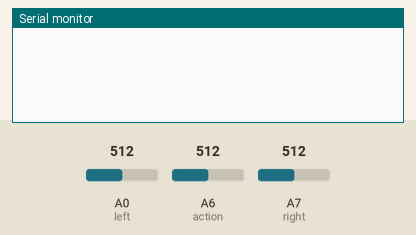
Bench run of a sketch on a simulated Arduino Pro Mini, built with avr-gcc and run on an emulated ATmega328P. Parts: the last lines printed to the serial monitor. The test bench sets the inputs (shaded band); at power-on: A6 (action) = 512, A0 (left) = 512, A7 (right) = 512. Random numbers use the default seed unless the sketch sets one.

Above: at 1.2 s.
1.3 s: A6 (action) set to 690
2.8 s: A6 (action) set to 718
At 3.55 s:
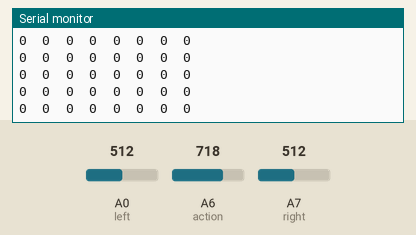
At 4.56 s:
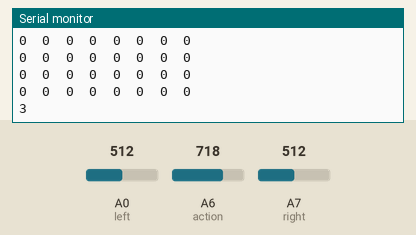

The sketch:

Galaga.ino
```cpp
//Arduino Pro Mini 3.3V 8MHz
const int r8 = 13;
const int r7 = 8;
const int r6 = A1;
const int r5 = 10;
const int r4 = 4;
const int r3 = A2;
const int r2 = 3;
const int r1 = A4;

const int c8 = 9;
const int c7 = 2;
const int c6 = A5;
const int c5 = 12;
const int c4 = A3;
const int c3 = 11;
const int c2 = 7;
const int c1 = 6;

const int rows[8] = { r1, r2, r3, r4, r5, r6, r7, r8 };
const int columns[8] = { c1, c2, c3, c4, c5, c6, c7, c8 };

int ship[] = {2,3,4};

//const int pixel[8][8] = { rows, columns }
long lastTime = 0;

int hitMatrix[8][8] = {0};

int matrix[8][8] = {0};

int enemies[8][8] = {0};

int left = A0;
int right = A7;
int action = A6;


void setup()
{
  Serial.begin(9600);
  for(int i = 0; i < 8; i++)
  {
    pinMode(rows[i], OUTPUT);
    pinMode(columns[i], OUTPUT);
    digitalWrite(rows[i],HIGH);
    digitalWrite(columns[i],LOW);
  }

  pinMode(left, INPUT);
  pinMode(right, INPUT);
  pinMode(action, INPUT);

  lastTime = millis();
}

void loop()
{
//  for (int i = 0; i < 8; i++)
//  {
//    for (int j = 0; j < 8; j++)
//    {
//      write(i,j);
//      delay(10);
//      resetMatrix();
//    }
//  }
  loadEnemies();
  resetMatrix();
  if(analogRead(left) > 700 && (millis() - lastTime) > 250)
  {
    lastTime = millis();
    moveLeft();
  }
  if(analogRead(right) > 700 && (millis() - lastTime) > 250)
  {
    lastTime = millis();
    moveRight();
  }
  if(analogRead(action) > 700 && (millis() - lastTime) > 250)
  {
    lastTime = millis();
    fire();
  }
  loadBattleShip();
  resetMatrix();
//  loadFire();
//  resetMatrix();
}

void resetMatrix()
{
  for(int i = 0; i < 8; i++)
  {
    digitalWrite(rows[i],HIGH);
    digitalWrite(columns[i],LOW);
  }
}

void write(int r, int c)
{
  digitalWrite(rows[r], LOW);
  digitalWrite(columns[c], HIGH);
}


void loadEnemies()
{
  for(int i = 0; i < 3; i++)
  {
    for(int j = 1; j < 7; j++)
    {
      if((hitMatrix[i][j]) == 0)
      {
        write(i,j);
        enemies[i][j] = {1};
      }
      else
      {
        enemies[i][j] = {0};
      }
    }
  }
}

void loadBattleShip()
{
  write(7,ship[0]);
  resetMatrix();
  write(7,ship[1]);
  resetMatrix();
  write(7,ship[2]);
  resetMatrix();
  write(6,ship[1]);
  resetMatrix();
}


void moveRight()
{
  if (ship[2] < 7)
  {
    for(int i = 0; i < 3; i++)
    {
      ship[i]++;
    }
  }
}


void moveLeft()
{
  if (ship[0] > 0)
  {
    for(int i = 0; i < 3; i++)
    {
      ship[i]--;
    }
  }
}

void fire()
{
  write(5,ship[1]);
  if((enemies[5][ship[1]]) == 1)
  {
    Serial.print("Enemey hit: ");
    Serial.println("enemies[5][ship[1]])");
    hitMatrix[5][ship[1]] = 1;
  }
  resetMatrix();
  Serial.println(ship[1]);
  loadEnemies();
  resetMatrix();
  loadBattleShip();
  resetMatrix();
  write(4,ship[1]);
  if((enemies[4][ship[1]]) == 1)
  {
    Serial.print("Enemey hit: ");
    Serial.println("enemies[4][ship[1]])");
    hitMatrix[4][ship[1]] = 1;
  }
  resetMatrix();
  loadEnemies();
  resetMatrix();
  loadBattleShip();
  resetMatrix();
  write(3,ship[1]);
  if((enemies[3][ship[1]]) == 1)
  {
    Serial.print("Enemey hit: ");
    Serial.println("enemies[3][ship[1]])");
    hitMatrix[2][ship[1]] = 1;
  }
  resetMatrix();
  loadEnemies();
  resetMatrix();
  loadBattleShip();
  resetMatrix();

  write(2,ship[1]);
  if((enemies[2][ship[1]]) == 1)
  {
    Serial.print("Enemey hit: ");
    Serial.println("enemies[2][ship[1]])");
    hitMatrix[2][ship[1]] = 1;
  }
  resetMatrix();
  loadEnemies();
  resetMatrix();
  loadBattleShip();
  resetMatrix();

  write(1,ship[1]);
  if((enemies[1][ship[1]]) == 1)
  {
    Serial.print("Enemey hit: ");
    Serial.println("enemies[1][ship[1]])");
    hitMatrix[1][ship[1]] = 1;
  }
  resetMatrix();
  loadEnemies();
  resetMatrix();
  loadBattleShip();
  resetMatrix();

  write(0,ship[1]);
  if((enemies[0][ship[1]]) == 1)
  {
    Serial.print("Enemey hit: ");
    Serial.println("enemies[0][ship[1]])");
    hitMatrix[0][ship[1]] = 1;
    Serial.println(hitMatrix[0][ship[1]]);
  }
  resetMatrix();
  loadEnemies();
  resetMatrix();
  loadBattleShip();
  resetMatrix();

  for (int i = 0; i < 8; i++)
  {
    for (int j = 0; j < 8; j++)
    {
      Serial.print(hitMatrix[i][j]);
      Serial.print("\t");
    }
    Serial.println();
  }
}

void hit()
{
//  matrix[curRow][curColumn] = 1;
}


void enemyFire()
{
  int row = random(0,6)+1;
  int col = random(0,6)+1;
}
```

Measured:
- the behaviour switches between 700 and 701 on A6 (action) (found by bisection; images 0 and 1)
- after the input at 2.8 s, the serial monitor: prints a new line at once (image 1)
